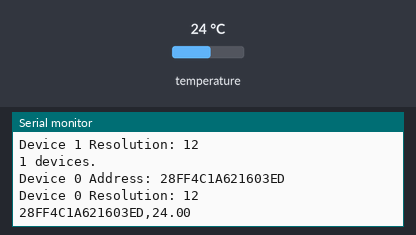
Bench run of a sketch on a simulated Arduino Uno, built with avr-gcc and run on an emulated ATmega328P. On the bench: the last lines printed to the serial monitor. The test bench sets the inputs (shaded band); at power-on: temperature 24 °C.

Above: at 1.2 s.
1.3 s: temperature set to 12 °C
At 3.0 s:
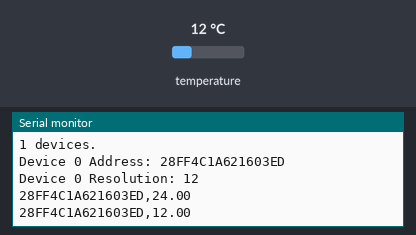
3.8 s: temperature set to 19 °C
At 5.5 s:
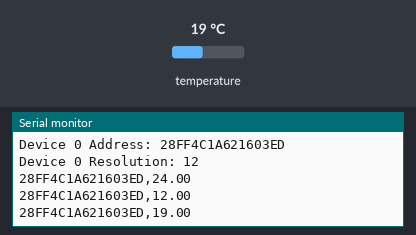
Timing chart, 0 to 7.0 s (numbered marks = the images above; inputs shaded):
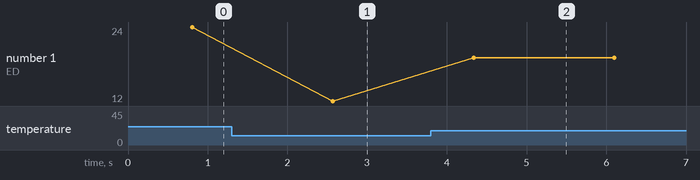

Measured:
- after the input at 1.3 s, the serial monitor: prints a new line after 1.3 s (image 1)
- after the input at 3.8 s, the serial monitor: prints a new line after 0.53 s (image 2)
- plotted number 1: 12 → 19 after the input at 3.8 s

The sketch:

One_Temp_Sensor_NoTime.ino
```cpp
#include <OneWire.h>
#include <DallasTemperature.h>
#define ONE_WIRE_BUS 2
#define TEMPERATURE_PRECISION 20
OneWire oneWire(ONE_WIRE_BUS);
DallasTemperature sensors(&oneWire);
DeviceAddress insideThermometer;

void setup(void){

    Serial.begin(9600);
    sensors.begin();
  Serial.print("Device 1 Resolution: ");
  Serial.print(sensors.getResolution(insideThermometer), DEC);
  Serial.println();
    Serial.print(sensors.getDeviceCount(), DEC);
    Serial.println(" devices.");
    // Search for devices on the bus and assign based on an index. Ideally,
    // you would do this to initially discover addresses on the bus and then
    // use those addresses and manually assign them (see above) once you know
    // the devices on your bus (and assuming they don't change).
    // method 1: by index
    if (!sensors.getAddress(insideThermometer, 0)) Serial.println("Unable to find address for Device 0");
    //if (!sensors.getAddress(outsideThermometer, 1)) Serial.println("Unable to find address for Device 1");

    // method 2: search()
    // search() looks for the next device. Returns 1 if a new address has been
    // returned. A zero might mean that the bus is shorted, there are no devices,
    // or you have already retrieved all of them. It might be a good idea to
    // check the CRC to make sure you didn't get garbage. The order is
    // deterministic. You will always get the same devices in the same order
    //
    // Must be called before search()
    //oneWire.reset_search();
    // assigns the first address found to insideThermometer
    //if (!oneWire.search(insideThermometer)) Serial.println("Unable to find address for insideThermometer");
    // assigns the seconds address found to outsideThermometer
    //if (!oneWire.search(outsideThermometer)) Serial.println("Unable to find address for outsideThermometer");
    // show the addresses we found on the bus
    Serial.print("Device 0 Address: ");
    printAddress(insideThermometer);
    Serial.println();
    //Serial.print("Device 1 Address: ");
    //printAddress(outsideThermometer);

    Serial.println();
    // set the resolution to 9 bit per device
  sensors.setResolution(insideThermometer, TEMPERATURE_PRECISION);
  //sensors.setResolution(outsideThermometer, TEMPERATURE_PRECISION);

  Serial.print("Device 0 Resolution: ");
  Serial.print(sensors.getResolution(insideThermometer), DEC);
  Serial.println();

  //Serial.print("Device 1 Resolution: ");
  //Serial.print(sensors.getResolution(outsideThermometer), DEC);
  //Serial.println();
}

    // function to print a device address
void printAddress(DeviceAddress deviceAddress){
    for (uint8_t i = 0; i < 8; i++){
        // zero pad the address if necessary
      if (deviceAddress[i] < 16) Serial.print("0");
        Serial.print(deviceAddress[i], HEX);
    }
}

    // function to print the temperature for a device
void printTemperature(DeviceAddress deviceAddress){
    float tempC = sensors.getTempC(deviceAddress);
    Serial.print(tempC);
    //Serial.print(",");
}

    // main function to print information about a device
void printData(DeviceAddress deviceAddress){
    printAddress(deviceAddress);
    Serial.print(",");
    printTemperature(deviceAddress);
}

void loop(void){
    // call sensors.requestTemperatures() to issue a global temperature
    // request to all devices on the bus
    sensors.requestTemperatures();
    // print the device information
    printData(insideThermometer);
    //printData(outsideThermometer);

    Serial.println("");
    delay(1000);
}
```
